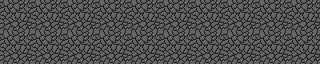

This game map was drawn from its Tiled (.tmx) file and the tilesets committed beside it. A one-line description and the full map source follow:
An orthogonal 10x2 tile map with 32x32 px tiles, 1 tile layer (ground layer).

<map version="1.0" orientation="orthogonal" width="10" height="2" tilewidth="32" tileheight="32">
 <tileset firstgid="1" name="dg_grounds32" tilewidth="32" tileheight="32">
  <image source="dg_grounds32.png" width="288" height="608" />
 </tileset>
 <layer name="ground layer" width="10" height="2">
  <data>
   <tile gid="33" />
   <tile gid="33" />
   <tile gid="33" />
   <tile gid="33" />
   <tile gid="33" />
   <tile gid="33" />
   <tile gid="33" />
   <tile gid="33" />
   <tile gid="33" />
   <tile gid="33" />
   <tile gid="33" />
   <tile gid="33" />
   <tile gid="33" />
   <tile gid="33" />
   <tile gid="33" />
   <tile gid="33" />
   <tile gid="33" />
   <tile gid="33" />
   <tile gid="33" />
   <tile gid="33" />
  </data>
 </layer>
</map>
